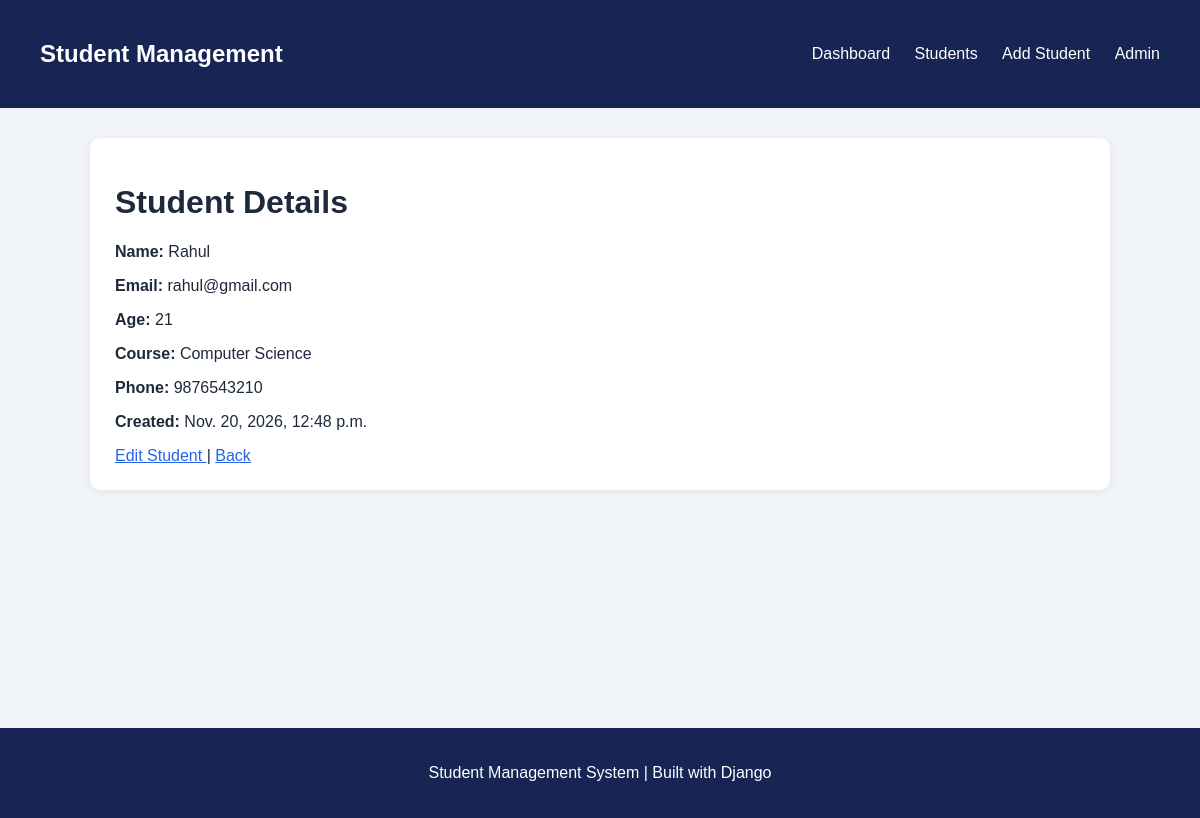
The page /students/3/ on the database its author committed.
### students/models.py (models this page shows, shortened)
class Student(models.Model):
    name = models.CharField(max_length=100)
    email = models.EmailField(unique=True)
    age = models.PositiveIntegerField()
    course = models.CharField(max_length=100)
    phone = models.CharField(max_length=15)
    created_at = models.DateTimeField(auto_now_add=True)
    teacher = models.ForeignKey(
        "Teacher",
        on_delete=models.SET_NULL,
        null=True,
        blank=True,
        related_name="students"
    )
    courses = models.ManyToManyField(
        "Course",
        related_name="students",
        blank=True
    )

### students/views.py (the view)
def student_detail(request, student_id):
    try:
        student = Student.objects.get(id=student_id)
    except Student.DoesNotExist:
        return HttpResponse("Student not found!")
    return render(
        request,
        "students/student_detail.html",
        {"student": student}
    )

### students/templates/students/student_detail.html (shortened to what this page needs)
{% extends "students/base.html" %}
{% block content %}
<div class="card">
    <h1>Student Details</h1>
    <p><strong>Name:</strong> {{ student.name }}</p>
    <p><strong>Email:</strong> {{ student.email }}</p>
    <p><strong>Age:</strong> {{ student.age }}</p>
    <p><strong>Course:</strong> {{ student.course }}</p>
    <p><strong>Phone:</strong> {{ student.phone }}</p>
    <p><strong>Created:</strong> {{ student.created_at }}</p>
    <a href="{% url 'student_update' student.id %}">
        Edit Student
    </a>
    |
    <a href="{% url 'student_list' %}">
        Back
    </a>
</div>
{% endblock %}

### static/css/style.css (style rules this page uses)
* { box-sizing: border-box; }
body { margin: 0; padding: 0; font-family: Arial, sans-serif; background-color: #f1f5f9; color: #1e293b; }
.card { background-color: white; padding: 25px; margin-bottom: 25px; border-radius: 10px; box-shadow: 0 2px 8px rgba(0, 0, 0, 0.08); }
a { color: #2563eb; }

### rows shown on the page
Student: name "Rahul", email "rahul@gmail.com", age "21", course "Computer Science", phone "9876543210", created_at "Nov. 20, 2026, 12:48 p.m."
